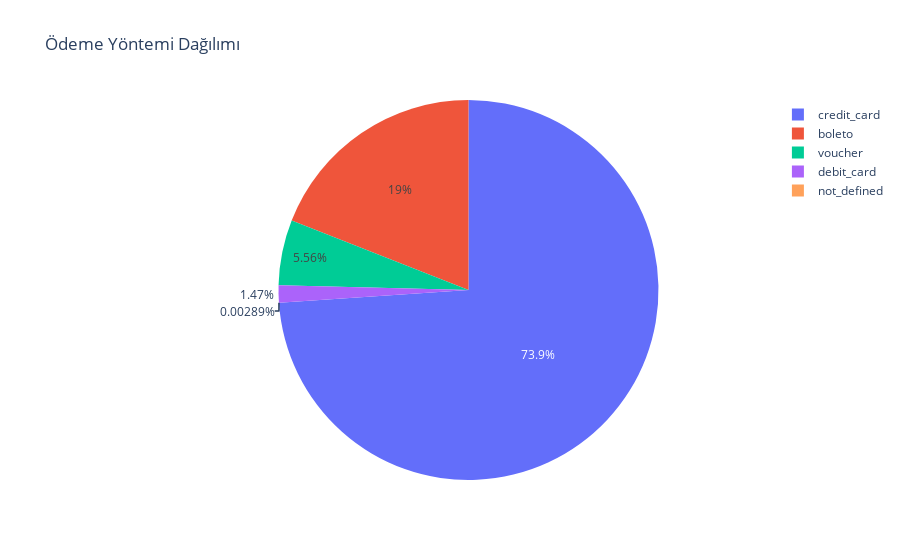
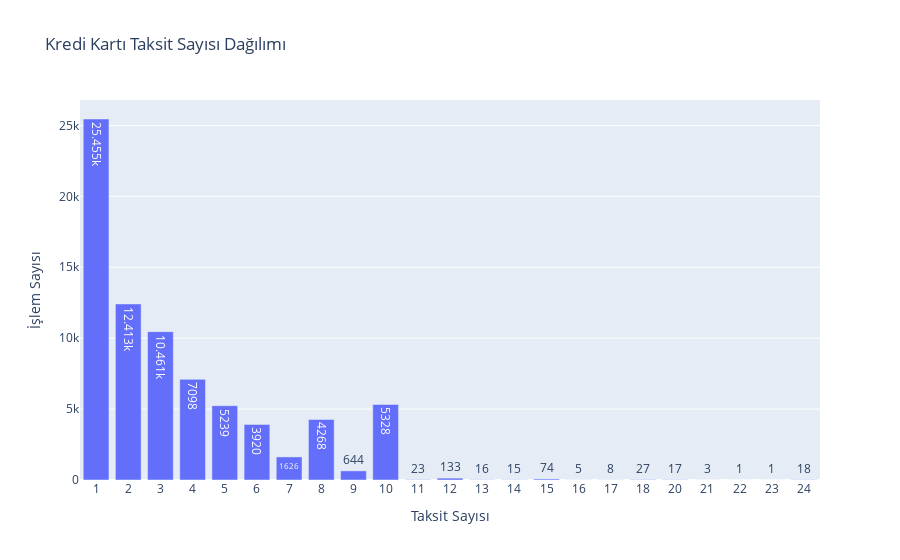

The notebook cell these images were saved under, in order:
### Code cell
# 3.2 Ödeme Analizi
# Ödeme verisini çekmemiştik, şimdi çekip birleştirelim
df_payments = pl.read_database("SELECT * FROM order_payments", connection=engine)

# Ödeme Tipi Dağılımı
payment_dist = df_payments.group_by("payment_type").len().to_pandas()

fig1 = px.pie(payment_dist, values='len', names='payment_type', title='Ödeme Yöntemi Dağılımı')
fig1.show()

# Taksit Analizi (Sadece Kredi Kartı)
# 1. Taksit sayısı 0 olanları (Hatalı veri) çıkaralım
# 2. String'e çevirelim ki grafik 'Sayısal' sanıp boşluk bırakmasın (1, 2, 3... diye etiket olsun)
installments = (
    df_payments.filter((pl.col("payment_type") == "credit_card") & (pl.col("payment_installments") > 0))
    .with_columns(pl.col("payment_installments").cast(pl.Int64)) # Önce sayı yap (Sıralama için)
    .group_by("payment_installments")
    .len()
    .sort("payment_installments") # Sayısal olarak sırala (1, 2, 10 değil -> 1, 2, 3...)
    .with_columns(pl.col("payment_installments").cast(pl.Utf8)) # Şimdi String yap (Grafik için)
    .to_pandas()
)

fig2 = px.bar(installments, x='payment_installments', y='len', 
              title='Kredi Kartı Taksit Sayısı Dağılımı',
              labels={'payment_installments': 'Taksit Sayısı', 'len': 'İşlem Sayısı'},
              text_auto=True)

# X eksenini kategori olarak zorla (String olduğu için zaten öyle olacak ama garanti olsun)
fig2.update_layout(xaxis_type='category')
fig2.show()

### Figure 1 — Plotly figure (JSON) as saved in the notebook; plotly's stock layout.template omitted (floating-point values rounded to 4 significant figures)
{"data": [{"domain": {"x": [0.0, 1.0], "y": [0.0, 1.0]}, "hovertemplate": "payment_type=%{label}<br>len=%{value}<extra></extra>", "labels": ["debit_card", "credit_card", "boleto", "voucher", "not_defined"], "legendgroup": "", "name": "", "showlegend": true, "type": "pie", "values": [1529, 76795, 19784, 5775, 3]}], "layout": {"legend": {"tracegroupgap": 0}, "title": {"text": "Ödeme Yöntemi Dağılımı"}}}

### Figure 2 — Plotly figure (JSON) as saved in the notebook; plotly's stock layout.template omitted (floating-point values rounded to 4 significant figures)
{"data": [{"hovertemplate": "Taksit Sayısı=%{x}<br>İşlem Sayısı=%{y}<extra></extra>", "legendgroup": "", "marker": {"color": "#636efa", "pattern": {"shape": ""}}, "name": "", "orientation": "v", "showlegend": false, "textposition": "auto", "texttemplate": "%{y}", "type": "bar", "x": ["1", "2", "3", "4", "5", "6", "7", "8", "9", "10", "11", "12", "13", "14", "15", "16", "17", "18", "20", "21", "22", "23", "24"], "xaxis": "x", "y": [25455, 12413, 10461, 7098, 5239, 3920, 1626, 4268, 644, 5328, 23, 133, 16, 15, 74, 5, 8, 27, 17, 3, 1, 1, 18], "yaxis": "y"}], "layout": {"barmode": "relative", "legend": {"tracegroupgap": 0}, "title": {"text": "Kredi Kartı Taksit Sayısı Dağılımı"}, "xaxis": {"anchor": "y", "domain": [0.0, 1.0], "title": {"text": "Taksit Sayısı"}, "type": "category"}, "yaxis": {"anchor": "x", "domain": [0.0, 1.0], "title": {"text": "İşlem Sayısı"}}}}
